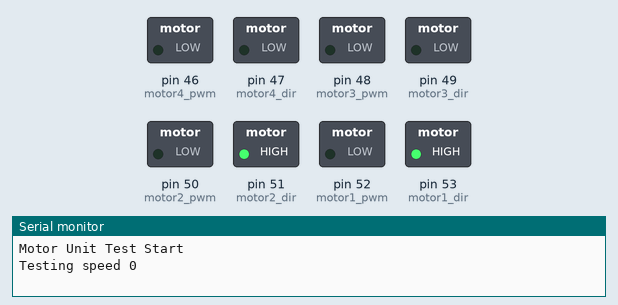
This sketch was run on a simulated Arduino Mega 2560, built with avr-gcc and run on an emulated ATmega2560. On the bench: switched loads named in the sketch (green lamp = pin HIGH), the last lines printed to the serial monitor.

Above: at 0.1 s.
At 2.1 s:
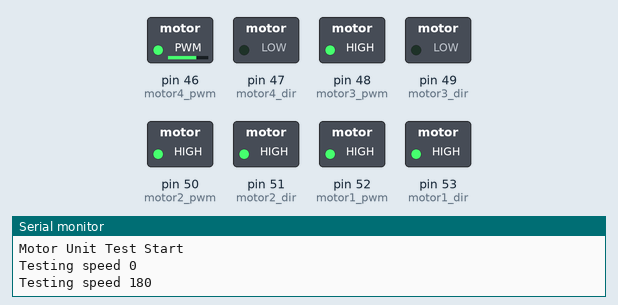
At 4.1 s:
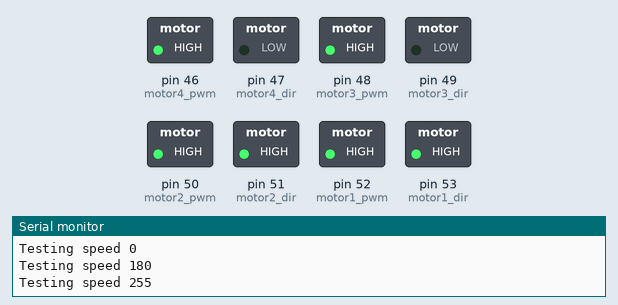
At 7.6 s:
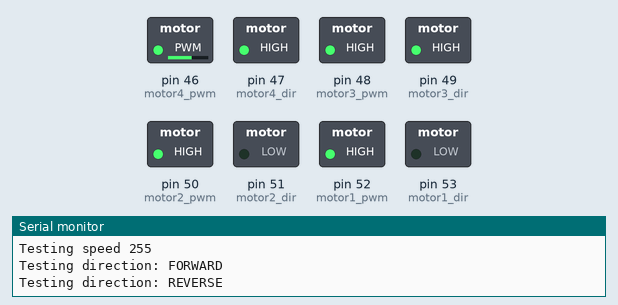
At 8.6 s:
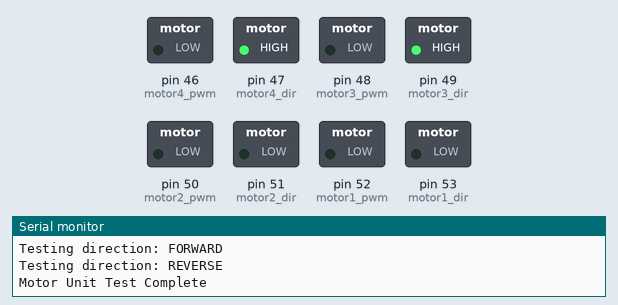
Timing chart, 0 to 10.1 s (numbered marks = the images above):
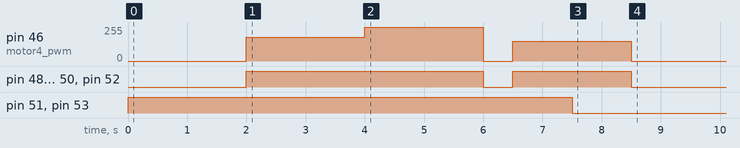

The sketch:

motor_test.ino
```cpp
// Motor pin definitions (copied from motors.cpp)
const int motor1_dir = 53;
const int motor1_pwm = 52;
const int motor2_dir = 51;
const int motor2_pwm = 50;
const int motor3_dir = 49;
const int motor3_pwm = 48;
const int motor4_dir = 47;
const int motor4_pwm = 46;

void setMotor(int dirPin, int pwmPin, bool forward, int speed) {
    digitalWrite(dirPin, forward ? HIGH : LOW);
    analogWrite(pwmPin, speed);
}

void setup() {
    Serial.begin(115200);
    pinMode(motor1_dir, OUTPUT);
    pinMode(motor1_pwm, OUTPUT);
    pinMode(motor2_dir, OUTPUT);
    pinMode(motor2_pwm, OUTPUT);
    pinMode(motor3_dir, OUTPUT);
    pinMode(motor3_pwm, OUTPUT);
    pinMode(motor4_dir, OUTPUT);
    pinMode(motor4_pwm, OUTPUT);

    Serial.println("Motor Unit Test Start");
    int speeds[3] = {0, 180, 255};

    // Test PWM speed control
    for (int i = 0; i < 3; i++) {
        Serial.print("Testing speed "); Serial.println(speeds[i]);
        setMotor(motor1_dir, motor1_pwm, true, speeds[i]);
        setMotor(motor2_dir, motor2_pwm, true, speeds[i]);
        setMotor(motor3_dir, motor3_pwm, false, speeds[i]);
        setMotor(motor4_dir, motor4_pwm, false, speeds[i]);
        delay(2000);
    }
    // Stop motors
    setMotor(motor1_dir, motor1_pwm, true, 0);
    setMotor(motor2_dir, motor2_pwm, true, 0);
    setMotor(motor3_dir, motor3_pwm, false, 0);
    setMotor(motor4_dir, motor4_pwm, false, 0);
    delay(500);

    // Test direction switching
    Serial.println("Testing direction: FORWARD");
    setMotor(motor1_dir, motor1_pwm, true, 150);
    setMotor(motor2_dir, motor2_pwm, true, 150);
    setMotor(motor3_dir, motor3_pwm, false, 150);
    setMotor(motor4_dir, motor4_pwm, false, 150);
    delay(1000);
    Serial.println("Testing direction: REVERSE");
    setMotor(motor1_dir, motor1_pwm, false, 150);
    setMotor(motor2_dir, motor2_pwm, false, 150);
    setMotor(motor3_dir, motor3_pwm, true, 150);
    setMotor(motor4_dir, motor4_pwm, true, 150);
    delay(1000);
    // Stop motors
    setMotor(motor1_dir, motor1_pwm, false, 0);
    setMotor(motor2_dir, motor2_pwm, false, 0);
    setMotor(motor3_dir, motor3_pwm, true, 0);
    setMotor(motor4_dir, motor4_pwm, true, 0);
    Serial.println("Motor Unit Test Complete");
}

void loop() {
}
```
